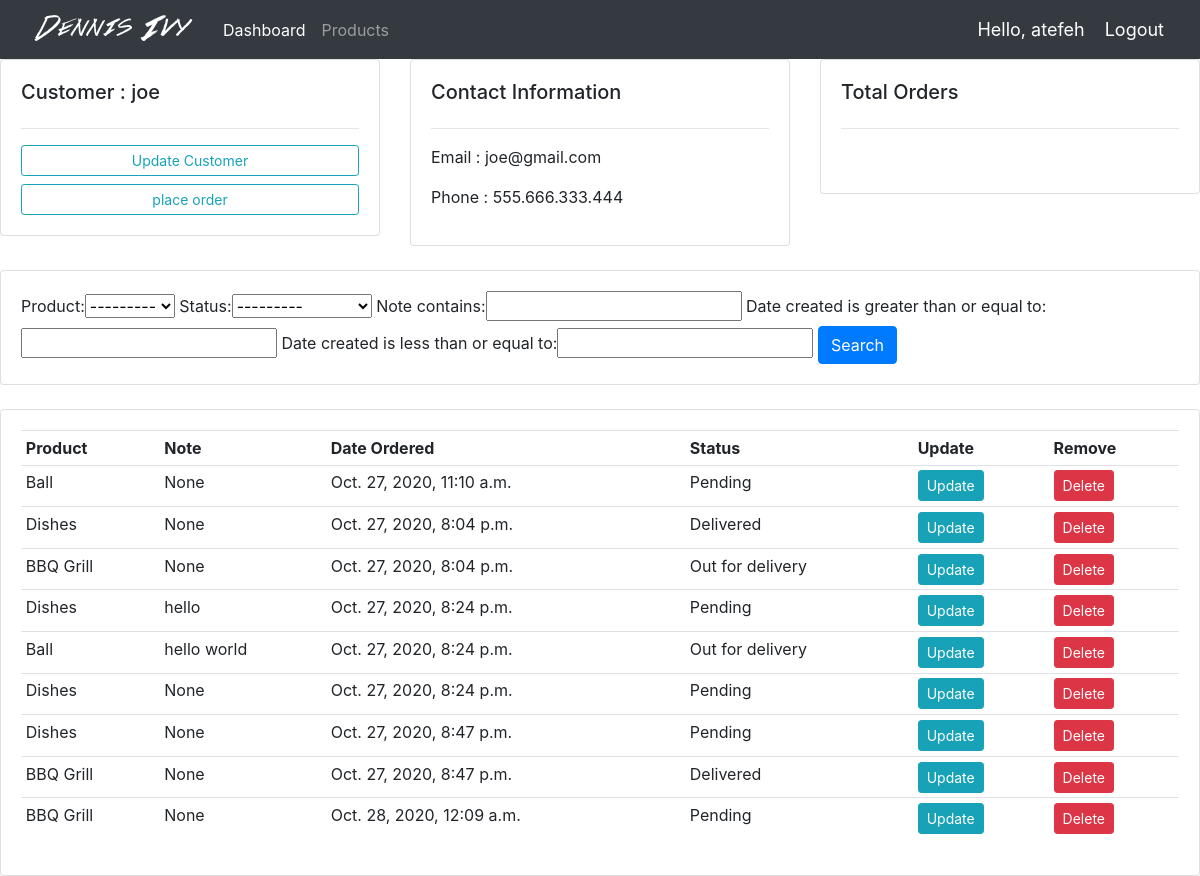
The app's page /customer/1/ (signed in) with its own data.
### accounts/models.py (models this page shows, shortened)
class Customer(models.Model):
    user = models.OneToOneField(User, null=True, blank=True, on_delete=models.CASCADE)
    name = models.CharField(max_length=200, null=True)
    phone = models.CharField(max_length=200, null=True)
    email = models.CharField(max_length=200, null=True)
    profile_pic = models.ImageField(default="profile1.png", null=True, blank=True)
    date_created = models.DateTimeField(auto_now_add=True, null=True)

class Order(models.Model):
    STATUS = (
        ('Pending', 'Pending'),
        ('Out for delivery', 'Out for delivery'),
        ('Delivered', 'Delivered'),
    )
    customer = models.ForeignKey(
        Customer, null=True, on_delete=models.SET_NULL)
    product = models.ForeignKey(
        Product, null=True, on_delete=models.SET_NULL)
    date_created = models.DateTimeField(auto_now_add=True, null=True)
    status = models.CharField(max_length=200, null=True, choices=STATUS)
    note = models.CharField(max_length=1000, null=True)

class Product(models.Model):
    CATEGORY = (
        ('indoor', 'indoor'),
        ('Out Door', 'Out Door'),
    )
    name = models.CharField(max_length=200, null=True)
    price = models.FloatField(null=True)
    category = models.CharField(max_length=200, null=True, choices=CATEGORY)
    discription = models.CharField(max_length=200, null=True, blank=True)
    date_created = models.DateTimeField(auto_now_add=True, null=True)
    tags = models.ManyToManyField(Tag)
    def __str__(self):
        return self.name

### accounts/decorators.py (the view)
        def wrapper_func(request, *args, **kwargs):
            group = None
            if request.user.groups.exists():
                group = request.user.groups.all()[0].name
            if group in allowed_roles:
                return view_func(request, *args, **kwargs)
            else:
                return HttpResponse('you are not authorized to view this page')

### accounts/views.py (called while the page is built)
@login_required(login_url='login')
@allowed_user(allowed_roles=['admin'])
def customer(request, pk):
    customer = Customer.objects.get(id=pk)
    orders = customer.order_set.all()
    myFilter = OrderFilter(request.GET, queryset=orders)
    orders = myFilter.qs
    context = {'customer': customer, 'orders': orders, 'myFilter': myFilter}
    return render(request, 'accounts/customer.html', context)

### accounts/templates/accounts/customer.html
{% extends 'accounts/main.html' %}
{% block content %}
<div class="row">
    <div class="col-md">
        <div class="card card-body">
            <h5>Customer : {{customer.name}} </h5>
            <hr>
            <a class="btn btn-outline-info btn-sm btn-block" href="">Update Customer</a>
            <a class="btn btn-outline-info btn-sm btn-block" href="{% url 'create_order' customer.id %}">place order</a>
        </div>
    </div>
    <div class="col-md">
        <div class="card card-body">
            <h5>Contact Information</h5>
            <hr>
            <p>Email : {{customer.email}} </p>
            <p>Phone : {{customer.phone}}</p>
        </div>
    </div>
    <div class="col-md">
        <div class="card card-body">
            <h5>Total Orders</h5>
            <hr>
            <h1 style="text-align:center;padding: 10px">{{customer.orders_count}}</h1>
        </div>
    </div>
</div>
<br>
<div class="row">
    <div class="col">
        <div class="card card-body">
            <form method="get">
                {{myFilter.form}}
                <button class="btn btn-primary" type="submit">Search</button>
            </form>
        </div>
    </div>
</div>
<br>
<div class="row">
    <div class="col-md">
        <div class="card card-body">
            <table class="table table-sm">
                <tr>
                    <th>Product</th>
                    <th>Note</th>
                    <th>Date Ordered</th>
                    <th>Status</th>
                    <th>Update</th>
                    <th>Remove</th>
                </tr>
                {% for order in orders %}
                <tr>
                    <td>{{order.product}}</td>
                    <td>{{order.note}}</td>
                    <td>{{order.date_created}}</td>
                    <td>{{order.status}}</td>
                    <td><a class="btn btn-sm btn-info" href="{% url 'update_order' order.id %}">Update</a></td>
                    <td><a class="btn btn-sm btn-danger" href="{% url 'delete_order' order.id %}">Delete</a></td>
                </tr>
                {% endfor %}
            </table>
        </div>
    </div>
</div>
{% endblock %}

### accounts/templates/accounts/navbar.html (shortened to what this page needs)
{% load static %}
<nav class="navbar navbar-expand-lg navbar-dark bg-dark">
    <img src="{% static 'images/logo.png' %}">
    <div class="collapse navbar-collapse" id="navbarNav">
      <ul class="navbar-nav">
        {% if request.user.is_staff %}
          <li class="nav-item active">
            <a class="nav-link" href="{% url 'home' %}">Dashboard</a>
          </li>
          <li class="nav-item">
            <a class="nav-link" href="{% url 'products' %}">Products</a>
          </li>
        {% else %}
        <li class="nav-item">
          <a class="nav-link" href="{% url 'account' %}">Settings</a>
        </li>
        {% endif %}
      </ul>
    </div>
    <span class="hello-msg">Hello, {{request.user}}    </span>
    <span ><a class="hello-msg" href="{%url 'logout' %}">  Logout</a></span>
  </nav>

### static/css/main.css (style rules this page uses)
body { background-color: #ebeff5; }

### accounts/templates/accounts/navbar.html (style rules this page uses)
.hello-msg { color:white; font-size: 18px; margin-right:20px; }

### records on screen
Customer: name "joe", email "joe@gmail.com", phone "555.666.333.444"
Order: product "Ball", note "None", date_created "Oct. 27, 2020, 11:10 a.m.", status "Pending"
Order: product "Dishes", note "None", date_created "Oct. 27, 2020, 8:04 p.m.", status "Delivered"
Order: product "BBQ Grill", note "None", date_created "Oct. 27, 2020, 8:04 p.m.", status "Out for delivery"
Order: product "Dishes", note "hello", date_created "Oct. 27, 2020, 8:24 p.m.", status "Pending"
Order: product "Ball", note "hello world", date_created "Oct. 27, 2020, 8:24 p.m.", status "Out for delivery"
Order: product "Dishes", note "None", date_created "Oct. 27, 2020, 8:24 p.m.", status "Pending"
Order: product "Dishes", note "None", date_created "Oct. 27, 2020, 8:47 p.m.", status "Pending"
Order: product "BBQ Grill", note "None", date_created "Oct. 27, 2020, 8:47 p.m.", status "Delivered"
Order: product "BBQ Grill", note "None", date_created "Oct. 28, 2020, 12:09 a.m.", status "Pending"

### other values on screen
{{ request.user }} "atefeh"
